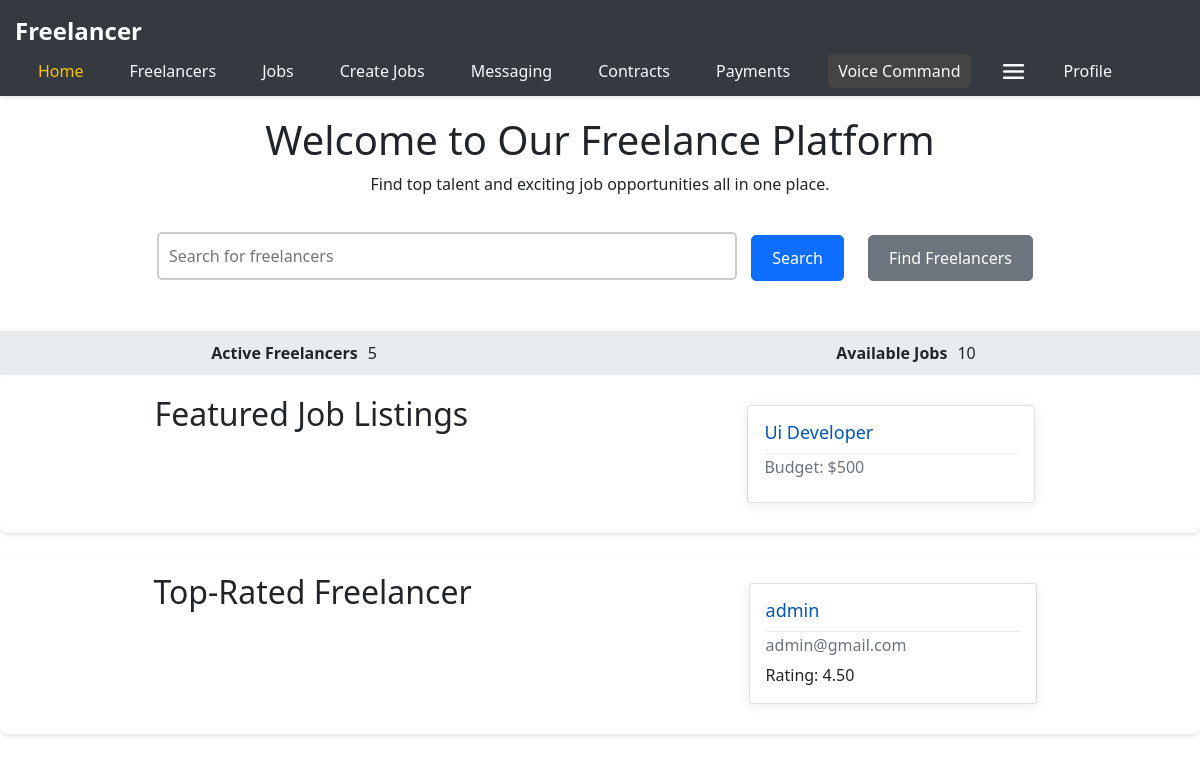
The app's page /home (signed in) with its own data.
### app.py (models this page shows)
class Job(db.Model):
    id = db.Column(db.Integer, primary_key=True)
    title = db.Column(db.String(120), nullable=False)
    description = db.Column(db.Text, nullable=False)
    budget = db.Column(db.String(120), nullable=False)
    duration = db.Column(db.String(120))
    experience_level = db.Column(db.String(120))
    skills = db.Column(db.String(120))
    category_id = db.Column(db.Integer, db.ForeignKey('category.id'))
    category = db.relationship('Category', backref='jobs')
    employer_id = db.Column(db.Integer, db.ForeignKey('user.id'), nullable=False)

class User(db.Model):
    id = db.Column(db.Integer, primary_key=True)
    email = db.Column(db.String(120), unique=True, nullable=False)
    name = db.Column(db.String(100), nullable=False)
    password = db.Column(db.String(60), nullable=False)
    minimum_rate = db.Column(db.Float, nullable=True)
    skills = db.Column(db.String(500), nullable=True)
    jobs = db.relationship('Job', backref='author', lazy=True)
    rating = db.Column(db.Float, nullable=True, default=0.0)
    rating_count = db.Column(db.Integer, default=0)

### app.py (the view)
@app.route('/home')
@inject_notifications
def home(notifications=[]):
    if 'user_id' not in session:
        return redirect(url_for('login'))
    active_freelancers_count = User.query.count()
    available_jobs_count = Job.query.count()
    first_job = Job.query.first()
    top_rated_user = User.query.order_by(User.rating.desc()).first()
    return render_template('home.html', notifications=notifications,
                           active_freelancers=active_freelancers_count,
                           available_jobs=available_jobs_count,
                           first_job=first_job,
                           top_rated_user=top_rated_user)

### app.py (called while the page is built)
def inject_notifications(view_func):
    @wraps(view_func)
    def wrapper(*args, **kwargs):
        if 'user_id' in session:
            user_id = session['user_id']
            unread_notifications = Notification.query.filter_by(user_id=user_id, is_read=False).all()
            return view_func(*args, notifications=unread_notifications, **kwargs)
        return view_func(*args, **kwargs)
    return wrapper

### templates/home.html
{% extends 'nav.html' %} {% block title %}Home{% endblock %} {% block content %}
<section id="welcome-banner">
  <h1>Welcome to Our Freelance Platform</h1>
  <p>Find top talent and exciting job opportunities all in one place.</p>
  <form action="/find-freelancers" method="GET">
    <input
      type="search"
      name="search"
      placeholder="Search for freelancers"
      aria-label="Search for freelancers"
    />
    <button type="submit" class="btn btn-primary">Search</button>
    <button
      onclick="window.location.href='/freelancerSearch'"
      class="btn btn-secondary"
    >
      Find Freelancers
    </button>
  </form>
</section>
<section id="stats" class="row">
  <div class="col-md-6">
    <strong style="padding-right: 10px">Active Freelancers</strong
    ><span>{{ active_freelancers }}</span>
  </div>
  <div class="col-md-6">
    <strong style="padding-right: 10px">Available Jobs</strong
    ><span>{{ available_jobs }}</span>
  </div>
</section>
<section id="featured-jobs" class="d-flex justify-content-around">
  <h2>Featured Job Listings</h2>
  <div class="card" style="width: 18rem">
    <div class="card-body">
      <h5 class="card-title">{{ first_job.title }}</h5>
      <h6 class="card-subtitle mb-2 text-muted">
        Budget: ${{ first_job.budget }}
      </h6>
    </div>
  </div>
</section>
<section id="top-rated-freelancers" class="d-flex justify-content-around">
  <h2>Top-Rated Freelancer</h2>
  {% if top_rated_user %}
  <div class="card" style="width: 18rem">
    <div class="card-body">
      <h5 class="card-title">{{ top_rated_user.name }}</h5>
      <h6 class="card-subtitle mb-2 text-muted">{{ top_rated_user.email }}</h6>
      <p class="card-text">Rating: {{ "%.2f" % top_rated_user.rating }}</p>
    </div>
  </div>
  {% else %}
  <p>No top-rated freelancer available yet.</p>
  {% endif %}
</section>
{% endblock %}

### static/css/styles.css (style rules this page uses)
body { font-family: "Helvetica Neue", Helvetica, Arial, sans-serif; background-color: #f8f9fa; color: #212529; margin: 0; padding: 0; }
#welcome-banner { background-color: #ffffff; padding: 20px; text-align: center; margin-bottom: 20px; }
#welcome-banner input[type="search"] { width: 50%; padding: 10px; margin-top: 20px; border: 2px solid #ccc; border-radius: 5px; }
#welcome-banner button { padding: 10px 20px; margin: 10px; border-radius: 5px; cursor: pointer; transition: background-color 0.3s, color 0.3s; }
.btn-primary { background-color: #007bff; color: #ffffff; }
.btn-secondary { background-color: #6c757d; color: #ffffff; }
#stats { display: flex; justify-content: space-around; background-color: #e9ecef; padding: 10px 0; }
#stats div { text-align: center; }
#featured-jobs, #top-rated-freelancers { padding: 20px; margin-bottom: 20px; background-color: #ffffff; border-radius: 8px; box-shadow: 0 2px 4px rgba(0, 0, 0, 0.1); }
.card { margin: 10px; box-shadow: 0 2px 5px rgba(0, 0, 0, 0.2); }
.card-body { padding: 15px; position: relative; }
.card-title { font-size: 18px; color: #0056b3; }
.card-subtitle { font-size: 16px; color: #6c757d; }
button { padding: 5px 10px; background-color: #0056b3; color: white; border: none; cursor: pointer; }
.card { background-color: #fff; box-shadow: 0 2px 12px rgba(0, 0, 0, 0.08); }
.card-body { padding: 20px; }
.card-title { border-bottom: 1px solid #eee; padding-bottom: 10px; }
.btn-primary { color: #fff; background-color: #007bff; border-color: #007bff; }

### records on screen
Job: title "Ui Developer", budget "500"
User: name "admin", email "admin@gmail.com", rating "4.50"

### other values on screen
{{ active_freelancers }} "5"
{{ available_jobs }} "10"
